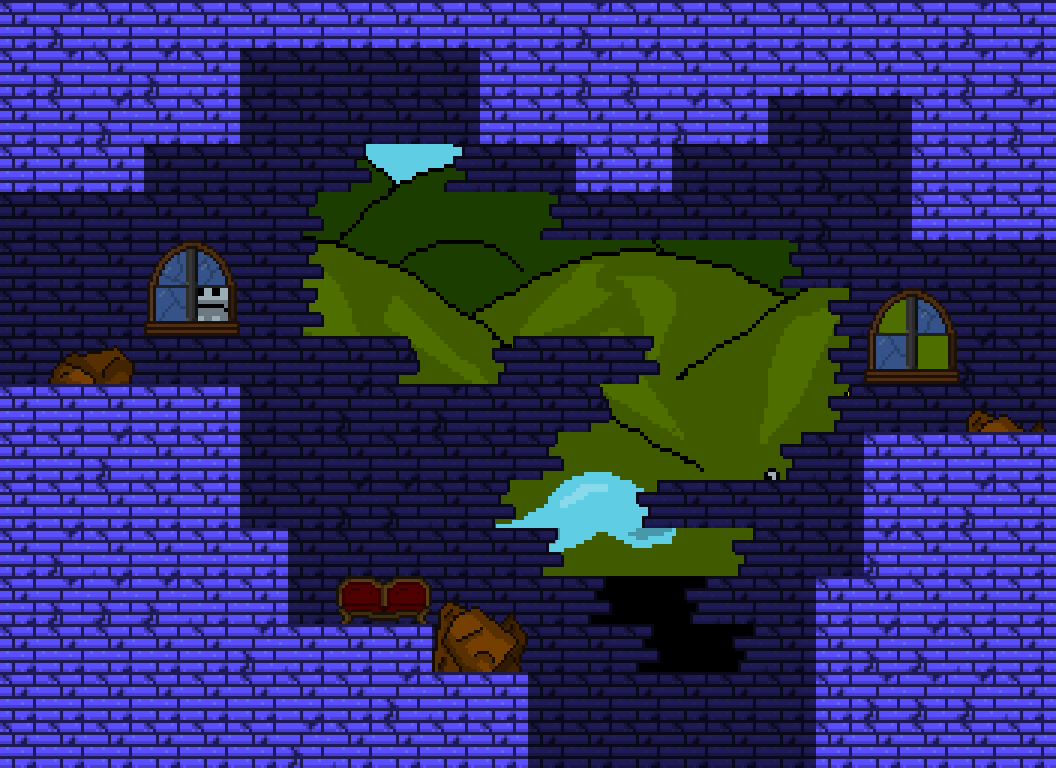

Rendered tile map (Tiled .tmx) drawn with the repository's tilesets; below, a short description and the map source with its tile grids summarised:
An orthogonal 22x16 tile map with 48x48 px tiles, 4 tile layers (back_tiles, back_second, front, front_second), 4 tilesets, 3 image layers and 19 objects (3x SpawnPoint, 3x Portal).

<map version="1.4" tiledversion="1.4.2" orientation="orthogonal" renderorder="right-down" width="22" height="16" tilewidth="48" tileheight="48" infinite="0" nextlayerid="22" nextobjectid="241">
 <tileset firstgid="1" name="tileset01" tilewidth="48" tileheight="48" tilecount="176" columns="16">
  <image source="tilesets/tileset01.png" width="768" height="528" />
 </tileset>
 <tileset firstgid="177" name="tileset02" tilewidth="48" tileheight="48" tilecount="121" columns="11">
  <image source="tilesets/tileset02.png" width="528" height="528" />
 </tileset>
 <tileset firstgid="298" name="tileset03" tilewidth="48" tileheight="48" tilecount="306" columns="17">
  <image source="tilesets/tileset03.png" width="816" height="864" />
 </tileset>
 <tileset firstgid="604" name="objects" tilewidth="48" tileheight="48" tilecount="64" columns="8">
  <image source="objects.png" width="384" height="384" />
 </tileset>
 <imagelayer id="17" name="Image Layer 1">
  <image source="Backgrounds/ground_back.png" width="1024" height="576" />
  <properties>
   <property name="depth" type="int" value="3000" />
   <property name="parallax_x" type="float" value="1" />
   <property name="parallax_y" type="float" value="1" />
   <property name="repeat_y" type="bool" value="true" />
  </properties>
 </imagelayer>
 <imagelayer id="18" name="Image Layer 2">
  <image source="Backgrounds/ground_far.png" width="1024" height="576" />
  <properties>
   <property name="depth" type="int" value="2900" />
   <property name="parallax_x" type="float" value="0.8" />
   <property name="parallax_y" type="float" value="0.1" />
   <property name="repeat_y" type="bool" value="false" />
  </properties>
 </imagelayer>
 <imagelayer id="19" name="Image Layer 3">
  <image source="Backgrounds/ground_front.png" width="1024" height="576" />
  <properties>
   <property name="depth" type="int" value="2800" />
   <property name="parallax_x" type="float" value="0.9" />
   <property name="parallax_y" type="float" value="0.2" />
   <property name="repeat_y" type="bool" value="false" />
  </properties>
 </imagelayer>
 <layer id="11" name="back_tiles" width="22" height="16">
  <properties>
   <property name="depth" type="int" value="1050" />
   <property name="tileset" type="int" value="0" />
  </properties>
  <data>[352 cells, 309 non-empty, 14 distinct tile ids]</data>
 </layer>
 <layer id="21" name="back_second" width="22" height="16">
  <properties>
   <property name="depth" type="int" value="1000" />
   <property name="tileset" type="int" value="2" />
  </properties>
  <data>[352 cells, 0 non-empty, 0 distinct tile ids]</data>
 </layer>
 <layer id="12" name="front" width="22" height="16">
  <properties>
   <property name="depth" type="int" value="950" />
   <property name="tileset" type="int" value="0" />
  </properties>
  <data>[352 cells, 10 non-empty, 8 distinct tile ids]</data>
 </layer>
 <layer id="20" name="front_second" width="22" height="16">
  <properties>
   <property name="depth" type="int" value="900" />
   <property name="tileset" type="int" value="2" />
  </properties>
  <data>[352 cells, 0 non-empty, 0 distinct tile ids]</data>
 </layer>
 <objectgroup color="#ffaa00" id="16" name="spawnpoints">
  <object id="170" type="SpawnPoint" x="1008" y="240" width="48" height="48">
   <properties>
    <property name="id" type="int" value="2" />
   </properties>
  </object>
  <object id="217" type="SpawnPoint" x="0" y="192" width="48" height="48">
   <properties>
    <property name="id" type="int" value="0" />
   </properties>
  </object>
  <object id="240" type="SpawnPoint" x="528" y="672" width="48" height="48">
   <properties>
    <property name="id" type="int" value="1" />
   </properties>
  </object>
 </objectgroup>
 <objectgroup id="14" name="objects" />
 <objectgroup color="#0000ff" id="13" name="walls">
  <properties>
   <property name="isWallLayer" type="bool" value="true" />
  </properties>
  <object id="47" x="0" y="0" width="144" height="192" />
  <object id="50" x="0" y="384" width="240" height="384" />
  <object id="54" x="144" y="0" width="96" height="144" />
  <object id="174" x="912" y="0" width="144" height="240" />
  <object id="190" x="480" y="48" width="288" height="96" />
  <object id="191" x="768" y="48" width="144" height="48" />
  <object id="215" x="240" y="0" width="672" height="48" />
  <object id="218" x="576" y="144" width="96" height="48" />
  <object id="234" x="864" y="432" width="192" height="336" />
  <object id="235" x="816" y="576" width="48" height="192" />
  <object id="236" x="240" y="528" width="48" height="240" />
  <object id="237" x="288" y="624" width="144" height="144" />
  <object id="238" x="432" y="672" width="96" height="96" />
 </objectgroup>
 <objectgroup color="#00ff00" id="15" name="doors">
  <object id="169" type="Portal" x="1104" y="240" width="48" height="192">
   <properties>
    <property name="horizontal" type="bool" value="false" />
    <property name="id_point" type="int" value="2" />
    <property name="id_room" type="int" value="40" />
   </properties>
  </object>
  <object id="216" type="Portal" x="-96" y="192" width="48" height="192">
   <properties>
    <property name="horizontal" type="bool" value="false" />
    <property name="id_point" type="int" value="2" />
    <property name="id_room" type="int" value="19" />
   </properties>
  </object>
  <object id="239" type="Portal" x="528" y="816" width="288" height="48">
   <properties>
    <property name="horizontal" type="bool" value="true" />
    <property name="id_point" type="int" value="2" />
    <property name="id_room" type="int" value="38" />
   </properties>
  </object>
 </objectgroup>
</map>
